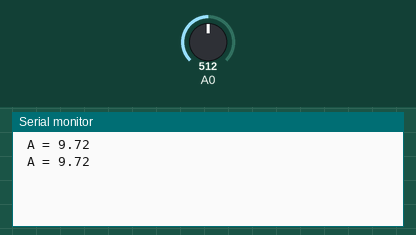
Simulated run of this sketch. Board: Arduino Uno, built with avr-gcc and run on an emulated ATmega328P. Parts: the last lines printed to the serial monitor. The inputs (shaded band) are chosen by the test bench; at power-on: A0 = 512.

Above: at 3.8 s.
3.9 s: A0 set to 716
At 6.6 s:
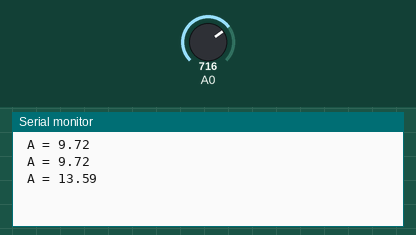
7.8 s: A0 set to 900
At 10.1 s:
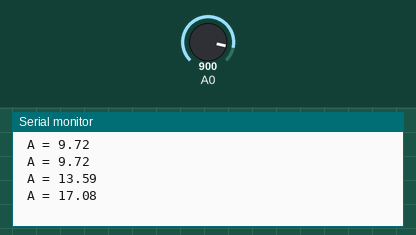
Timing chart, 0 to 11.6 s (numbered marks = the images above; inputs shaded):
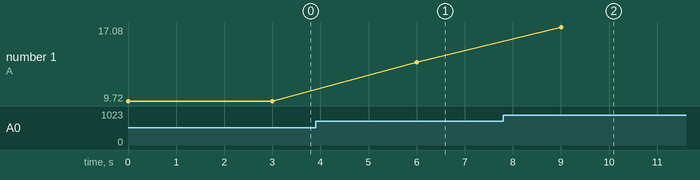

The sketch:

test.ino
```cpp
void setup() {
  // put your setup code here, to run once:
Serial.begin(9600);
}
float I_COM = 0;
void loop() {
  // put your main code here, to run repeatedly:
  I_COM = analogRead(A0);
  I_COM = ((I_COM)*(0.01897912986));
  Serial.print(" A = ");
  Serial.println(I_COM);
  delay(3000);
}
```

Measured:
- after the input at 3.9 s, the serial monitor: prints a new line after 2.1 s (image 1)
- after the input at 7.8 s, the serial monitor: prints a new line after 1.2 s (image 2)
- plotted number 1: 9.72 → 13.59 after the input at 3.9 s, 13.59 → 17.08 after the input at 7.8 s
